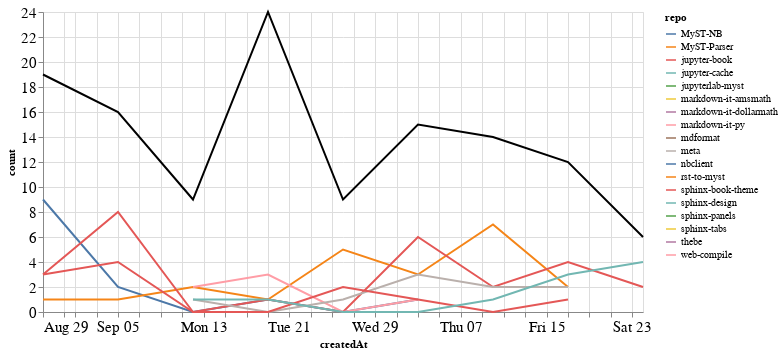

Notebook code for this chart:
### Markdown cell above
### Comments

### Code cell
comments_time = comments.groupby('repo').resample('W', on='createdAt').count()['author'].reset_index()
comments_time = comments_time.rename(columns={'author': 'count'})
comments_time_total = comments_time.groupby('createdAt').agg({"count": "sum"}).reset_index()
ch1 = alt.Chart(comments_time, width=600).mark_line().encode(
    x='createdAt',
    y='count',
    color='repo',
    tooltip="repo"
)

ch2 = alt.Chart(comments_time_total, width=600).mark_line(color="black").encode(
    x='createdAt',
    y='count',
)

ch1 + ch2

### Figure 1 — Vega-Lite specification as saved in the notebook (floating-point values rounded to 4 significant figures)
{"config": {"axisLeft": {"labelFontSize": 15}, "axisBottom": {"labelFontSize": 15}}, "layer": [{"data": {"name": "data-4a48cf296b4ff3bb74a9a6e2dce6d5f5"}, "mark": "line", "encoding": {"color": {"type": "nominal", "field": "repo"}, "tooltip": {"type": "nominal", "field": "repo"}, "x": {"type": "temporal", "field": "createdAt"}, "y": {"type": "quantitative", "field": "count"}}, "width": 600}, {"data": {"name": "data-b1f390e23b5ff2bbad34997fa51143cf"}, "mark": {"type": "line", "color": "black"}, "encoding": {"x": {"type": "temporal", "field": "createdAt"}, "y": {"type": "quantitative", "field": "count"}}, "width": 600}], "$schema": "https://vega.github.io/schema/vega-lite/v4.8.1.json", "datasets": {"data-4a48cf296b4ff3bb74a9a6e2dce6d5f5": [{"repo": "MyST-NB", "createdAt": "2021-08-29T00:00:00", "count": 9}, {"repo": "MyST-NB", "createdAt": "2021-09-05T00:00:00", "count": 2}, {"repo": "MyST-NB", "createdAt": "2021-09-12T00:00:00", "count": 0}, {"repo": "MyST-NB", "createdAt": "2021-09-19T00:00:00", "count": 1}, {"repo": "MyST-NB", "createdAt": "2021-09-26T00:00:00", "count": 0}, {"repo": "MyST-NB", "createdAt": "2021-10-03T00:00:00", "count": 1}, {"repo": "MyST-Parser", "createdAt": "2021-08-29T00:00:00", "count": 1}, {"repo": "MyST-Parser", "createdAt": "2021-09-05T00:00:00", "count": 1}, {"repo": "MyST-Parser", "createdAt": "2021-09-12T00:00:00", "count": 2}, {"repo": "MyST-Parser", "createdAt": "2021-09-19T00:00:00", "count": 1}, {"repo": "MyST-Parser", "createdAt": "2021-09-26T00:00:00", "count": 5}, {"repo": "MyST-Parser", "createdAt": "2021-10-03T00:00:00", "count": 3}, {"repo": "MyST-Parser", "createdAt": "2021-10-10T00:00:00", "count": 7}, {"repo": "MyST-Parser", "createdAt": "2021-10-17T00:00:00", "count": 2}, {"repo": "jupyter-book", "createdAt": "2021-08-29T00:00:00", "count": 3}, {"repo": "jupyter-book", "createdAt": "2021-09-05T00:00:00", "count": 8}, {"repo": "jupyter-book", "createdAt": "2021-09-12T00:00:00", "count": 0}, {"repo": "jupyter-book", "createdAt": "2021-09-19T00:00:00", "count": 1}, {"repo": "jupyter-book", "createdAt": "2021-09-26T00:00:00", "count": 0}, {"repo": "jupyter-book", "createdAt": "2021-10-03T00:00:00", "count": 6}, {"repo": "jupyter-book", "createdAt": "2021-10-10T00:00:00", "count": 2}, {"repo": "jupyter-book", "createdAt": "2021-10-17T00:00:00", "count": 4}, {"repo": "jupyter-book", "createdAt": "2021-10-24T00:00:00", "count": 2}, {"repo": "jupyter-cache", "createdAt": "2021-08-29T00:00:00", "count": 1}, {"repo": "jupyterlab-myst", "createdAt": "2021-09-19T00:00:00", "count": 7}, {"repo": "markdown-it-amsmath", "createdAt": "2021-09-12T00:00:00", "count": 1}, {"repo": "markdown-it-dollarmath", "createdAt": "2021-09-12T00:00:00", "count": 1}, {"repo": "markdown-it-py", "createdAt": "2021-09-12T00:00:00", "count": 2}, {"repo": "markdown-it-py", "createdAt": "2021-09-19T00:00:00", "count": 3}, {"repo": "markdown-it-py", "createdAt": "2021-09-26T00:00:00", "count": 0}, {"repo": "markdown-it-py", "createdAt": "2021-10-03T00:00:00", "count": 1}, {"repo": "mdformat", "createdAt": "2021-09-05T00:00:00", "count": 1}, {"repo": "meta", "createdAt": "2021-09-12T00:00:00", "count": 1}, {"repo": "meta", "createdAt": "2021-09-19T00:00:00", "count": 0}, {"repo": "meta", "createdAt": "2021-09-26T00:00:00", "count": 1}, {"repo": "meta", "createdAt": "2021-10-03T00:00:00", "count": 3}, {"repo": "meta", "createdAt": "2021-10-10T00:00:00", "count": 2}, {"repo": "meta", "createdAt": "2021-10-17T00:00:00", "count": 2}, {"repo": "nbclient", "createdAt": "2021-09-19T00:00:00", "count": 7}, {"repo": "rst-to-myst", "createdAt": "2021-09-19T00:00:00", "count": 3}, {"repo": "sphinx-book-theme", "createdAt": "2021-08-29T00:00:00", "count": 3}, {"repo": "sphinx-book-theme", "createdAt": "2021-09-05T00:00:00", "count": 4}, {"repo": "sphinx-book-theme", "createdAt": "2021-09-12T00:00:00", "count": 0}, {"repo": "sphinx-book-theme", "createdAt": "2021-09-19T00:00:00", "count": 0}, {"repo": "sphinx-book-theme", "createdAt": "2021-09-26T00:00:00", "count": 2}, {"repo": "sphinx-book-theme", "createdAt": "2021-10-03T00:00:00", "count": 1}, {"repo": "sphinx-book-theme", "createdAt": "2021-10-10T00:00:00", "count": 0}, {"repo": "sphinx-book-theme", "createdAt": "2021-10-17T00:00:00", "count": 1}, {"repo": "sphinx-design", "createdAt": "2021-09-12T00:00:00", "count": 1}, {"repo": "sphinx-design", "createdAt": "2021-09-19T00:00:00", "count": 1}, {"repo": "sphinx-design", "createdAt": "2021-09-26T00:00:00", "count": 0}, {"repo": "sphinx-design", "createdAt": "2021-10-03T00:00:00", "count": 0}, {"repo": "sphinx-design", "createdAt": "2021-10-10T00:00:00", "count": 1}, {"repo": "sphinx-design", "createdAt": "2021-10-17T00:00:00", "count": 3}, {"repo": "sphinx-design", "createdAt": "2021-10-24T00:00:00", "count": 4}, {"repo": "sphinx-panels", "createdAt": "2021-08-29T00:00:00", "count": 2}, {"repo": "sphinx-tabs", "createdAt": "2021-09-12T00:00:00", "count": 1}, {"repo": "thebe", "createdAt": "2021-10-10T00:00:00", "count": 2}, {"repo": "web-compile", "createdAt": "2021-09-26T00:00:00", "count": 1}], "data-b1f390e23b5ff2bbad34997fa51143cf": [{"createdAt": "2021-08-29T00:00:00", "count": 19}, {"createdAt": "2021-09-05T00:00:00", "count": 16}, {"createdAt": "2021-09-12T00:00:00", "count": 9}, {"createdAt": "2021-09-19T00:00:00", "count": 24}, {"createdAt": "2021-09-26T00:00:00", "count": 9}, {"createdAt": "2021-10-03T00:00:00", "count": 15}, {"createdAt": "2021-10-10T00:00:00", "count": 14}, {"createdAt": "2021-10-17T00:00:00", "count": 12}, {"createdAt": "2021-10-24T00:00:00", "count": 6}]}}
